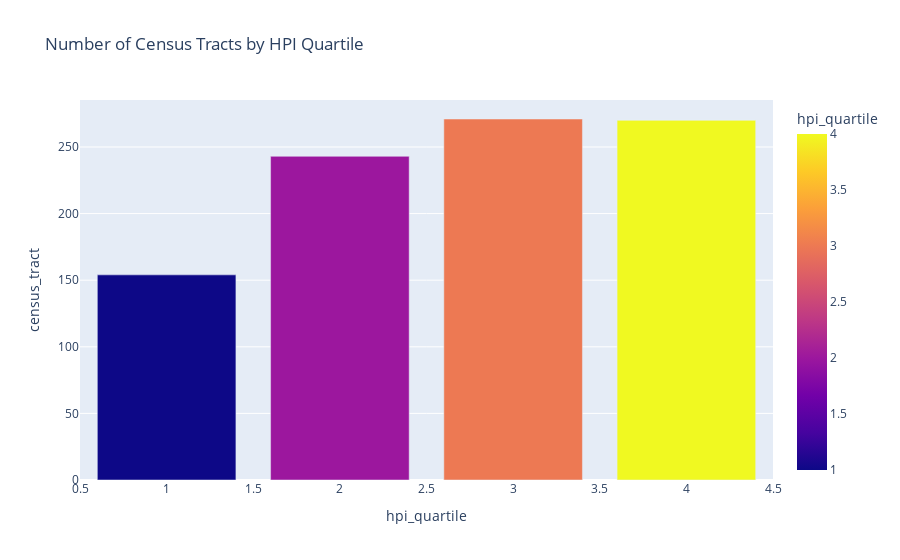

Source (notebook cell):
### Code cell
# Number of Census Tract by HPI Quartile

import plotly.express as px

cfinal_joined = final_joined.groupby('hpi_quartile').count().reset_index()

bar_chart = px.bar(cfinal_joined, y='census_tract', x='hpi_quartile', color='hpi_quartile', title='Number of Census Tracts by HPI Quartile')
bar_chart.show()
# bar_chart.write_image('Number of Census Tracts by HPI Quartile.pdf')

### Figure 1 — Plotly figure (JSON) as saved in the notebook; plotly's stock layout.template omitted (floating-point values rounded to 4 significant figures)
{"data": [{"alignmentgroup": "True", "hovertemplate": "hpi_quartile=%{marker.color}<br>census_tract=%{y}<extra></extra>", "legendgroup": "", "marker": {"color": [1, 2, 3, 4], "coloraxis": "coloraxis", "pattern": {"shape": ""}}, "name": "", "offsetgroup": "", "orientation": "v", "showlegend": false, "textposition": "auto", "type": "bar", "x": [1, 2, 3, 4], "xaxis": "x", "y": [154, 243, 271, 270], "yaxis": "y"}], "layout": {"barmode": "relative", "coloraxis": {"colorbar": {"title": {"text": "hpi_quartile"}}, "colorscale": [[0, "#0d0887"], [0.1111, "#46039f"], [0.2222, "#7201a8"], [0.3333, "#9c179e"], [0.4444, "#bd3786"], [0.5556, "#d8576b"], [0.6667, "#ed7953"], [0.7778, "#fb9f3a"], [0.8889, "#fdca26"], [1, "#f0f921"]]}, "legend": {"tracegroupgap": 0}, "title": {"text": "Number of Census Tracts by HPI Quartile"}, "xaxis": {"anchor": "y", "domain": [0, 1], "title": {"text": "hpi_quartile"}}, "yaxis": {"anchor": "x", "domain": [0, 1], "title": {"text": "census_tract"}}}}
